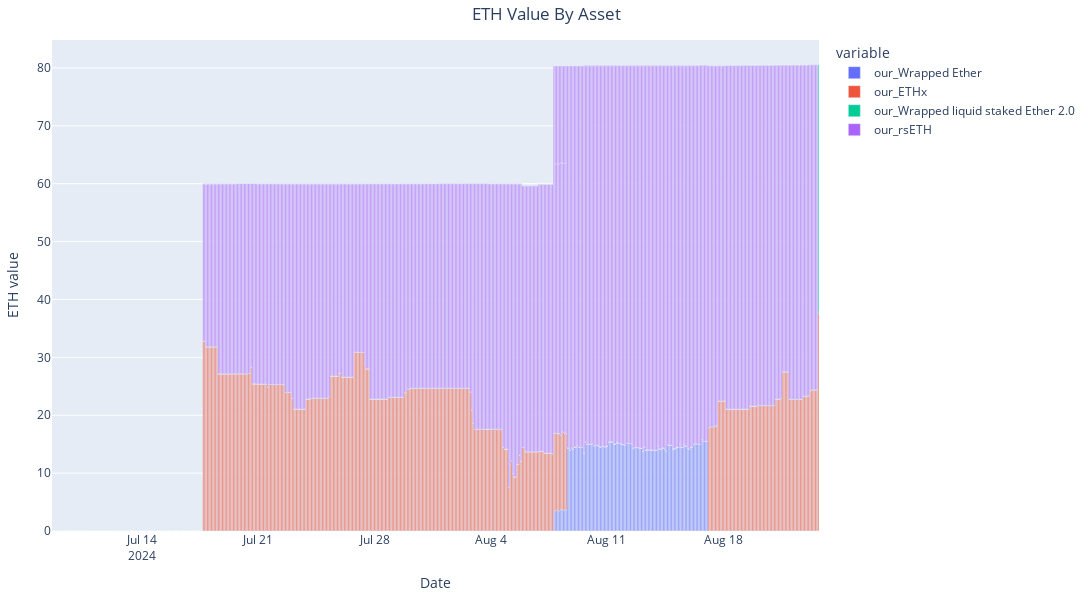

Notebook code cell kept with this figure:
### Code cell
from v2_rebalance_dashboard.fetch_asset_combination_over_time import fetch_asset_composition_over_time_to_plot

fig = fetch_asset_composition_over_time_to_plot()
fig.show()

### Figure 1 — Plotly figure (JSON) as saved in the notebook; plotly's stock layout.template omitted (floating-point values rounded to 4 significant figures; data arrays with more than 128 entries replaced by an {"elided": "..."} marker saying what was removed)
{"data": [{"alignmentgroup": "True", "hovertemplate": "variable=our_Wrapped Ether<br>timestamp=%{x}<br>value=%{y}<extra></extra>", "legendgroup": "our_Wrapped Ether", "marker": {"color": "#636efa", "pattern": {"shape": ""}}, "name": "our_Wrapped Ether", "offsetgroup": "our_Wrapped Ether", "orientation": "v", "showlegend": true, "textposition": "auto", "type": "bar", "x": {"elided": "1680 str values"}, "xaxis": "x", "y": {"elided": "1680 float values"}, "yaxis": "y"}, {"alignmentgroup": "True", "hovertemplate": "variable=our_ETHx<br>timestamp=%{x}<br>value=%{y}<extra></extra>", "legendgroup": "our_ETHx", "marker": {"color": "#EF553B", "pattern": {"shape": ""}}, "name": "our_ETHx", "offsetgroup": "our_ETHx", "orientation": "v", "showlegend": true, "textposition": "auto", "type": "bar", "x": {"elided": "1680 str values"}, "xaxis": "x", "y": {"elided": "1680 float values"}, "yaxis": "y"}, {"alignmentgroup": "True", "hovertemplate": "variable=our_Wrapped liquid staked Ether 2.0<br>timestamp=%{x}<br>value=%{y}<extra></extra>", "legendgroup": "our_Wrapped liquid staked Ether 2.0", "marker": {"color": "#00cc96", "pattern": {"shape": ""}}, "name": "our_Wrapped liquid staked Ether 2.0", "offsetgroup": "our_Wrapped liquid staked Ether 2.0", "orientation": "v", "showlegend": true, "textposition": "auto", "type": "bar", "x": {"elided": "1680 str values"}, "xaxis": "x", "y": {"elided": "1680 float values"}, "yaxis": "y"}, {"alignmentgroup": "True", "hovertemplate": "variable=our_rsETH<br>timestamp=%{x}<br>value=%{y}<extra></extra>", "legendgroup": "our_rsETH", "marker": {"color": "#ab63fa", "pattern": {"shape": ""}}, "name": "our_rsETH", "offsetgroup": "our_rsETH", "orientation": "v", "showlegend": true, "textposition": "auto", "type": "bar", "x": {"elided": "1680 str values"}, "xaxis": "x", "y": {"elided": "1680 float values"}, "yaxis": "y"}], "layout": {"barmode": "relative", "height": 600, "legend": {"title": {"text": "variable"}, "tracegroupgap": 0}, "margin": {"b": 40, "l": 40, "r": 40, "t": 40}, "title": {"text": "ETH Value By Asset", "x": 0.5}, "width": 1800, "xaxis": {"anchor": "y", "domain": [0, 1], "title": {"text": "Date"}}, "yaxis": {"anchor": "x", "domain": [0, 1], "title": {"text": "ETH value"}}}}
